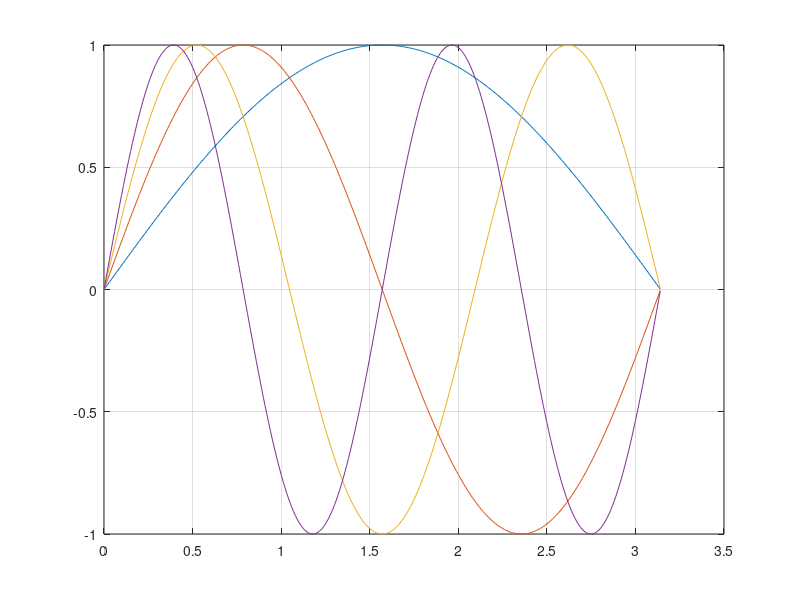

Here is the MATLAB script that generated this plot:
% Plot the following functions in the same window y1=sin x, y2=sin 2x, y3=sin 3x, y4=sin 4x where x varies from 0 to pi.

x = 0:0.01:pi;
y1 = sin(x);
y2 = sin(2*x);
y3 = sin(3*x);
y4 = sin(4*x);
plot(x,y1,x,y2,x,y3,x,y4)
grid on